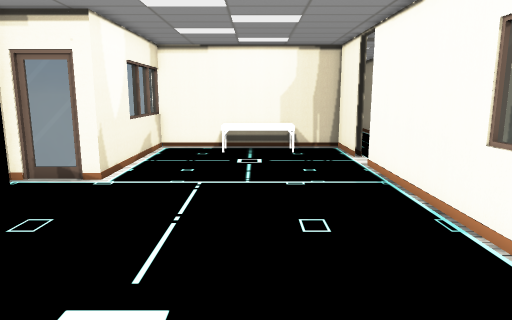
[1] (above)

24 first-person views from a walk through a scene from a Unity 3-D project. The camera is 1.4 m above the floor, tilts 10° down and sees 70° across. The floor is counted in squares, 0.5 m on a side. Each view is taken from the middle of a square. On the plan, view 1 faces up. The plan holds only what a view shows up to about 20 squares ahead; the rest is blank. The place goes on beyond the plan. Some animated figures are left out. Door leaves are left out, so doorways stand open. Some surface patterns are stand-ins.

[2]
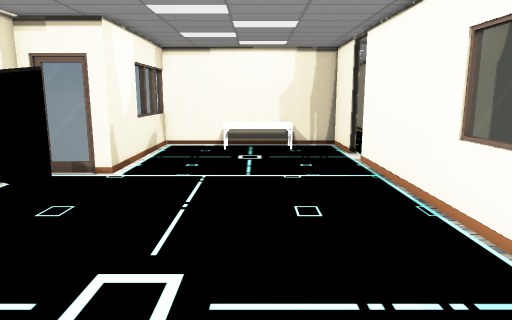

[3]
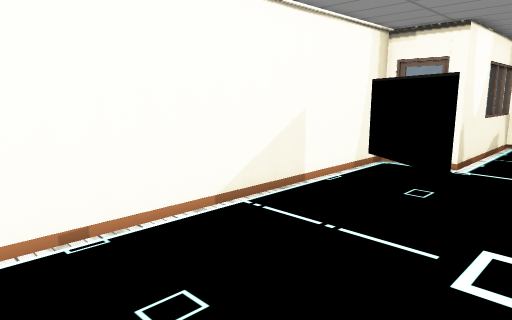

[4]
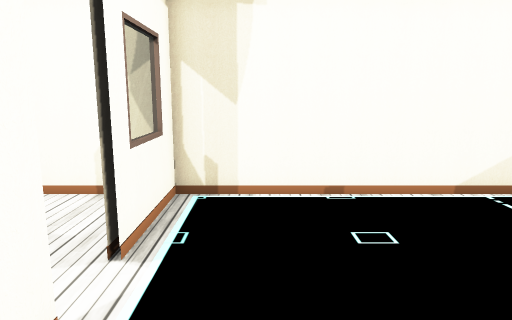

[5]
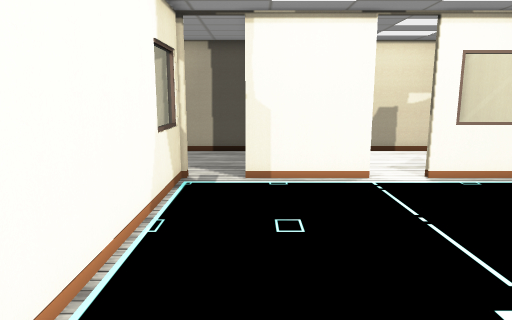

[6]
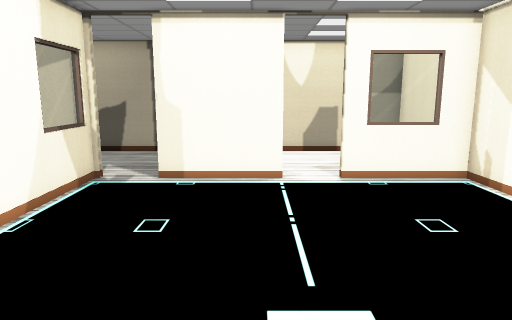

[7]
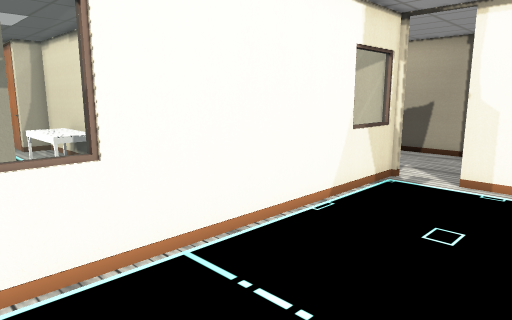

[8]
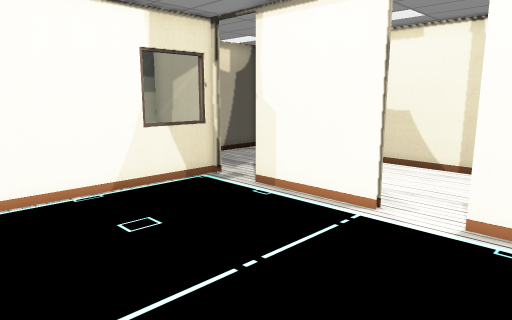

[9]
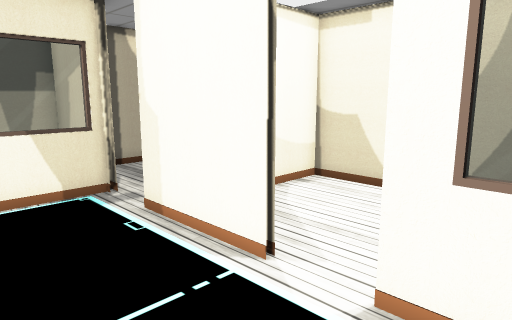

[10]
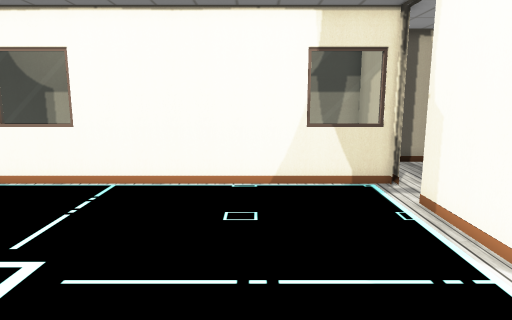

[11]
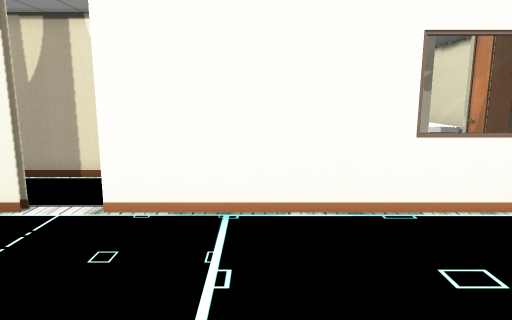

[12]
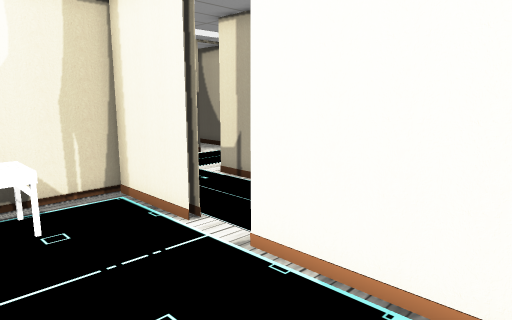

[13]
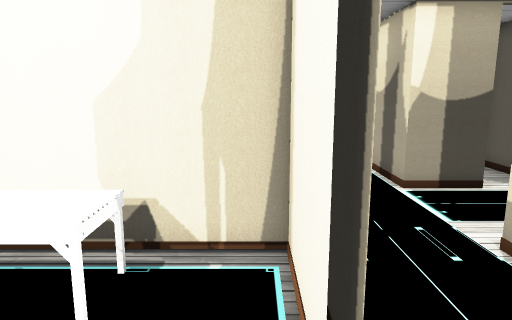

[14]
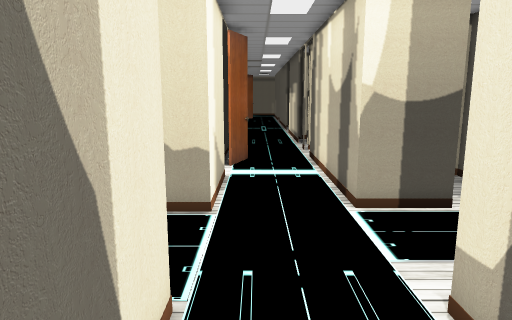

[15]
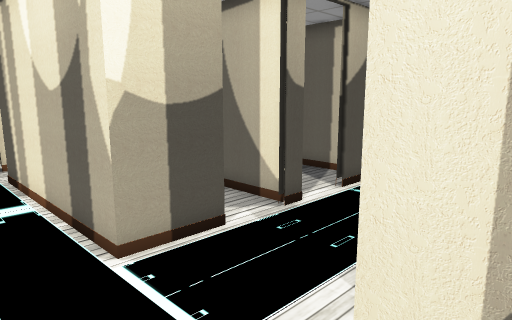

[16]
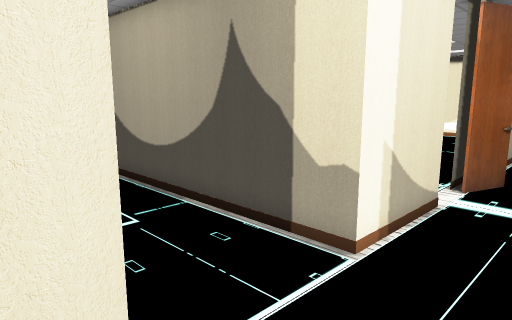

[17]
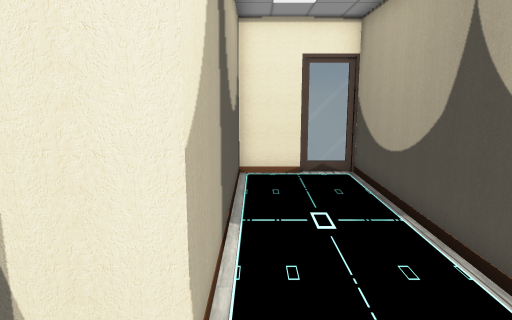

[18]
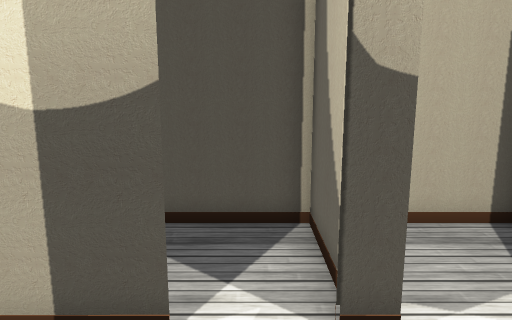

[19]
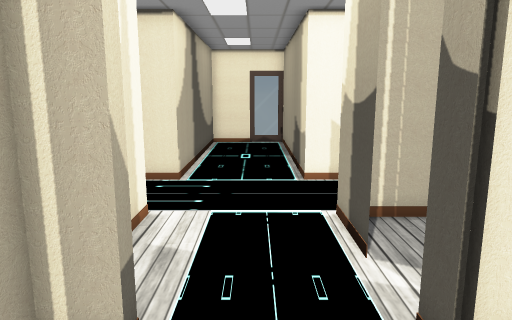

[20]
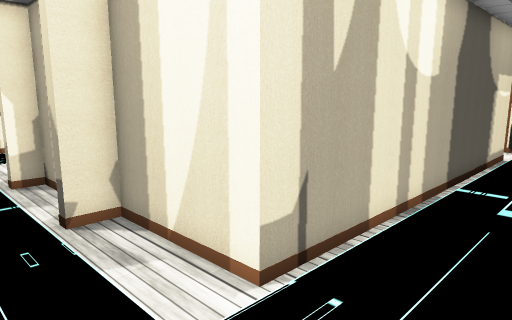

[21]
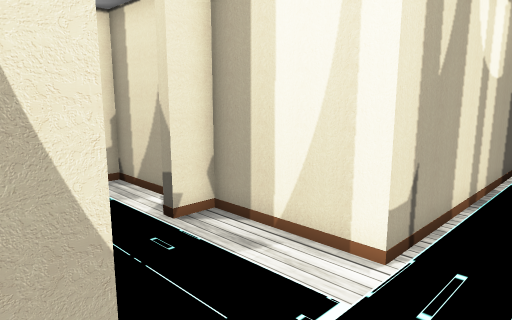

[22]
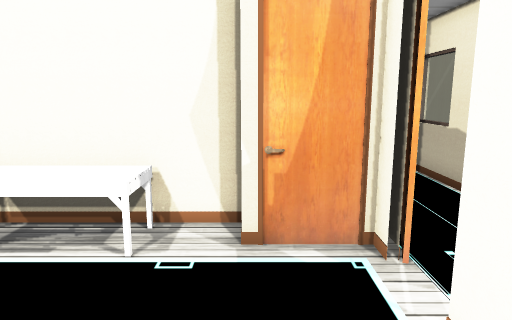

[23]
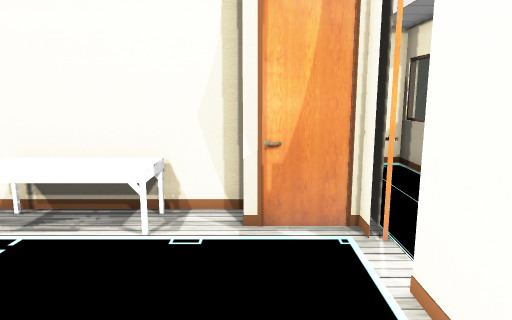

[24]
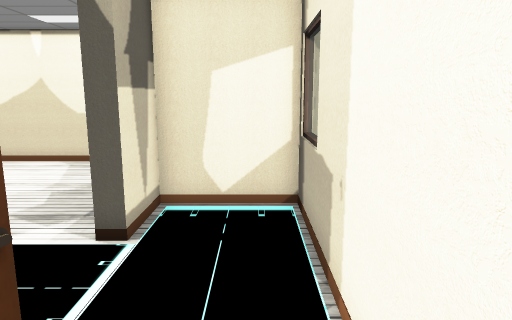

### Floor plan
Points are (right, up) in squares from view 1. A wall is a line through its corners. A room is listed if a view was taken in it or the views show most of it. See-through windows are left out.
Room 1 (views 1, 2, 3, 4, 5, 6, 7, 8, 9, 10, 11, 12, 13)
walls: (-6, 12.3) (-7.9, 12.3); (-8.3, 12.1) (-8.3, -5.6); (4.6, 16.6) (4.6, 20.2) (-5.7, 20.2); (4.9, 16.6) (4.9, 18.2); (-2, -5.3) (2.4, -5.3); (-4.5, -5.6) (-3.9, -5.6); (4.6, -5.4) (4.6, 14.7); (-5.2, 20) (-5.2, 12.1) (-6, 12.1); (4.3, -5.6) (5, -5.6); (-8.4, -5.3) (-3.9, -5.3)
ways out: open door at (5, 15.5) to room 2; open door at (-3, -5.5) to room 5; open door at (3.5, -5.5)
objects: other object (-6, 5) to (-4, 6); table (-2, 18) to (2, 19)
Room 2 (views 14, 15, 16, 17, 18, 19, 20, 21)
walls: (11, 24.9) (8.5, 24.9) (8.5, 32.5); (13.5, 20.7) (17.5, 20.7); (4.9, 28.7) (4.9, 24.7) (-5.5, 24.7); (13.5, 24.9) (12.9, 24.9); (-5.3, 20.4) (4.9, 20.4) (4.9, 17.4); (16.1, 25.2) (15.6, 25.2); (-5.2, 23) (-5.2, 20); (17, 24.9) (15.6, 24.9); (-5.2, 24.8) (-5.2, 24.3); (5.7, 32.4) (5, 30.5); (4.6, 32.5) (4.6, 30.6); (8.5, 5) (8.5, 20.4) (13.2, 20.4) (13.2, 21.6) (13.5, 21.6)
ways out: open door at (5, 15.5) to room 1; open door at (9, 4) to room 3; open door at (13, 25) to room 6; open door at (5, 29.5)
Room 3 (views 22, 23)
walls: (8.7, 7.1) (8.7, 5); (8.7, 3.1) (8.7, 2.4); (8.5, 3.2) (7.9, 1.5); (8.5, 3.1) (8.5, 2.4) (11.3, 2.4); (11.3, 1.1) (17.5, 1.1)
ways out: open door at (9, 4) to room 2
objects: table (13, 2) to (17, 3)
Room 4 (view 24)
walls: (7.7, 1.4) (8.4, 3.2); (8.7, 2.4) (8.7, 3.1); (4.9, 2.6) (4.9, -5.3) (8.5, -5.3) (8.5, -2.8) (9.2, -2.8)
ways out: open door at (10.5, -3)
Room 5 (no view inside)
walls: (-8.3, -5.6) (-8.3, -11.6) (1.6, -11.6) (1.6, -9.5)
ways out: open door at (-3, -5.5) to room 1
Room 6 (no view inside)
walls: (8.7, 27.1) (8.7, 25.6); (13.2, 25.2) (13.2, 28.8) (9.9, 28.8)
ways out: open door at (13, 25) to room 2

Where each view was taken, in squares from view 1:
view 1: 0 up, 0 right, facing up
view 2: 1 down, 0 right, facing up
view 3: 3 down, 1 left, facing up-left
view 4: 3 down, 2 right, facing left
view 5: 7 up, 2 right, facing down
view 6: 7 up, 1 left, facing down
view 7: 7 up, 1 left, facing down-right
view 8: 3 up, 6 left, facing down-right
view 9: 1 down, 6 left, facing down-right
view 10: 1 down, 7 left, facing right
view 11: 11 up, 4 left, facing right
view 12: 10 up, 0 right, facing up-right
view 13: 14 up, 4 right, facing up
view 14: 16 up, 6 right, facing up
view 15: 19 up, 6 right, facing up-right
view 16: 19 up, 8 right, facing up-left
view 17: 21 up, 8 right, facing left
view 18: 21 up, 12 right, facing up
view 19: 23 up, 17 right, facing left
view 20: 24 up, 5 right, facing down-right
view 21: 26 up, 6 right, facing down-right
view 22: 9 up, 11 right, facing down
view 23: 10 up, 11 right, facing down
view 24: 4 up, 6 right, facing down
